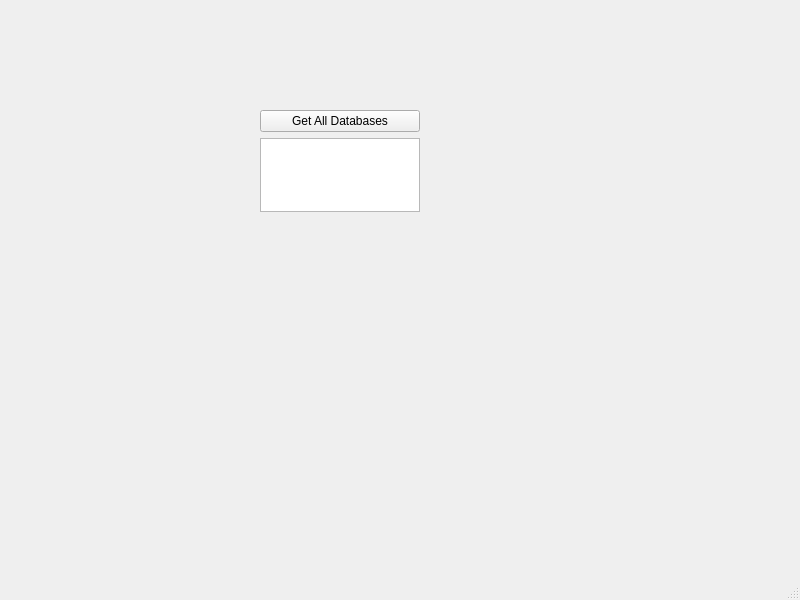
<?xml version="1.0" encoding="UTF-8"?>
<ui version="4.0">
 <class>MainWindow</class>
 <widget class="QMainWindow" name="MainWindow">
  <property name="geometry">
   <rect>
    <x>0</x>
    <y>0</y>
    <width>800</width>
    <height>600</height>
   </rect>
  </property>
  <property name="windowTitle">
   <string>MainWindow</string>
  </property>
  <widget class="QWidget" name="centralwidget">
   <widget class="QWidget" name="verticalLayoutWidget">
    <property name="geometry">
     <rect>
      <x>260</x>
      <y>110</y>
      <width>160</width>
      <height>102</height>
     </rect>
    </property>
    <layout class="QVBoxLayout" name="verticalLayout">
     <item>
      <widget class="QPushButton" name="getAllDatabasesButton">
       <property name="text">
        <string>Get All Databases</string>
       </property>
      </widget>
     </item>
     <item>
      <widget class="QTableWidget" name="tableDatabases"/>
     </item>
    </layout>
   </widget>
  </widget>
  <widget class="QStatusBar" name="statusbar"/>
 </widget>
 <resources/>
 <connections/>
</ui>
